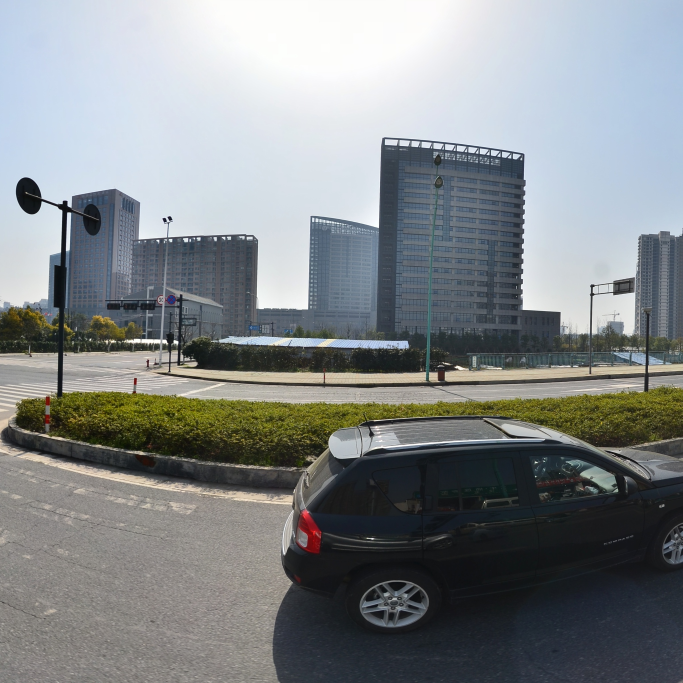
#> input picture test/1510.jpg, 2048 x 2048 px (shown at 1/3 size)
$ python build_tracking_collage.py --baseline-dir ../test --ours-dir ../test --output out.png
#> lines starting #> are read from the running program, lines starting #| are printed output that depends on the picture
#!/usr/bin/env python3
"""
Build a two-column collage for baseline vs warm-start frames.
"""

from __future__ import annotations

import argparse
from pathlib import Path
from typing import List, Tuple

from PIL import Image, ImageDraw, ImageFont


def _load_frame_list(baseline_dir: Path, ours_dir: Path, max_frames: int) -> List[str]:
#> called with max_frames = 8
    baseline_frames = sorted([p.name for p in baseline_dir.glob("*.jpg")])
    if not baseline_frames:
        baseline_frames = sorted([p.name for p in baseline_dir.glob("*.png")])
    if not baseline_frames:
        raise FileNotFoundError(f"No frames found in {baseline_dir}")

    frames = []
    for name in baseline_frames:
        if (ours_dir / name).exists():
            frames.append(name)
        if len(frames) >= max_frames:
            break
    if not frames:
        raise FileNotFoundError("No matching frames between baseline and ours.")
    return frames


def _resize_to_height(img: Image.Image, height: int) -> Image.Image:
    if img.height == height:
        return img
    new_width = int(img.width * (height / img.height))
    return img.resize((new_width, height), Image.BILINEAR)


def _draw_titles(
    canvas: Image.Image,
    titles: Tuple[str, str],
    font: ImageFont.ImageFont,
    padding: int,
    left_x: int,
    right_x: int,
) -> int:
    draw = ImageDraw.Draw(canvas)
    title_height = 0
    for title in titles:
        if not title:
            continue
        bbox = draw.textbbox((0, 0), title, font=font)
        title_height = max(title_height, bbox[3] - bbox[1])
    if title_height == 0:
        return 0
    draw.text((left_x + padding, padding), titles[0], fill=(255, 255, 255), font=font)
    draw.text((right_x + padding, padding), titles[1], fill=(255, 255, 255), font=font)
    return title_height + padding


def main() -> None:
    parser = argparse.ArgumentParser()
    parser.add_argument("--baseline-dir", required=True, help="Dir with baseline visualized frames.")
    parser.add_argument("--ours-dir", required=True, help="Dir with warm-start visualized frames.")
    parser.add_argument("--output", required=True, help="Output collage path.")
    parser.add_argument("--max-frames", type=int, default=8)
    parser.add_argument("--spacing", type=int, default=8)
    parser.add_argument("--title-left", default="Baseline")
    parser.add_argument("--title-right", default="Warm-start")
    parser.add_argument("--font-path", default=None)
    parser.add_argument("--font-size", type=int, default=20)
    args = parser.parse_args()

    baseline_dir = Path(args.baseline_dir)
    ours_dir = Path(args.ours_dir)
    output_path = Path(args.output)
    output_path.parent.mkdir(parents=True, exist_ok=True)

    frames = _load_frame_list(baseline_dir, ours_dir, args.max_frames)

    baseline_imgs: List[Image.Image] = []
    ours_imgs: List[Image.Image] = []
    for name in frames:
        baseline_imgs.append(Image.open(baseline_dir / name).convert("RGB"))
        ours_imgs.append(Image.open(ours_dir / name).convert("RGB"))

    # Normalize heights per row for alignment
    row_heights = []
    resized_rows = []
    for base, ours in zip(baseline_imgs, ours_imgs):
        row_height = max(base.height, ours.height)
        base_resized = _resize_to_height(base, row_height)
        ours_resized = _resize_to_height(ours, row_height)
        row_heights.append(row_height)
        resized_rows.append((base_resized, ours_resized))
#> this loop made 1 pass
#> row_height on pass 1: 2048
#> after the loop, resized_rows = 1 item; row_heights = [2048]

    col1_width = max(img.width for img, _ in resized_rows)
#> col1_width = 2048
    col2_width = max(img.width for _, img in resized_rows)
#> col2_width = 2048
    spacing = args.spacing

    # Title space
    if args.font_path and Path(args.font_path).exists():
        font = ImageFont.truetype(args.font_path, args.font_size)
    else:
        font = ImageFont.load_default()
    title_padding = spacing
    title_height = 0
    if args.title_left or args.title_right:
        title_height = args.font_size + title_padding

    total_height = sum(row_heights) + spacing * (len(row_heights) - 1) + title_height
#> total_height = 2076
    total_width = col1_width + col2_width + spacing
#> total_width = 4104
    canvas = Image.new("RGB", (total_width, total_height), (10, 10, 10))
#> canvas: PIL image 4104x2076 RGB; every value is 10

    y = 0
    if title_height > 0:
        _draw_titles(
            canvas,
            (args.title_left, args.title_right),
            font,
            title_padding // 2,
            0,
            col1_width + spacing,
        )
#> the loop in _draw_titles, `for title in titles:` made 2 passes
#> (bbox, title_height) on passes 1 to 2: ((0, 2, 40, 10), 8), ((0, 2, 50, 10), 8)
        y += title_height

    for (base, ours), row_h in zip(resized_rows, row_heights):
        x1 = 0
        x2 = col1_width + spacing
        canvas.paste(base, (x1, y))
        canvas.paste(ours, (x2, y))
        y += row_h + spacing
#> this loop made 1 pass
#> (row_h, x1, x2, y) on pass 1: (2048, 0, 2056, 2084)
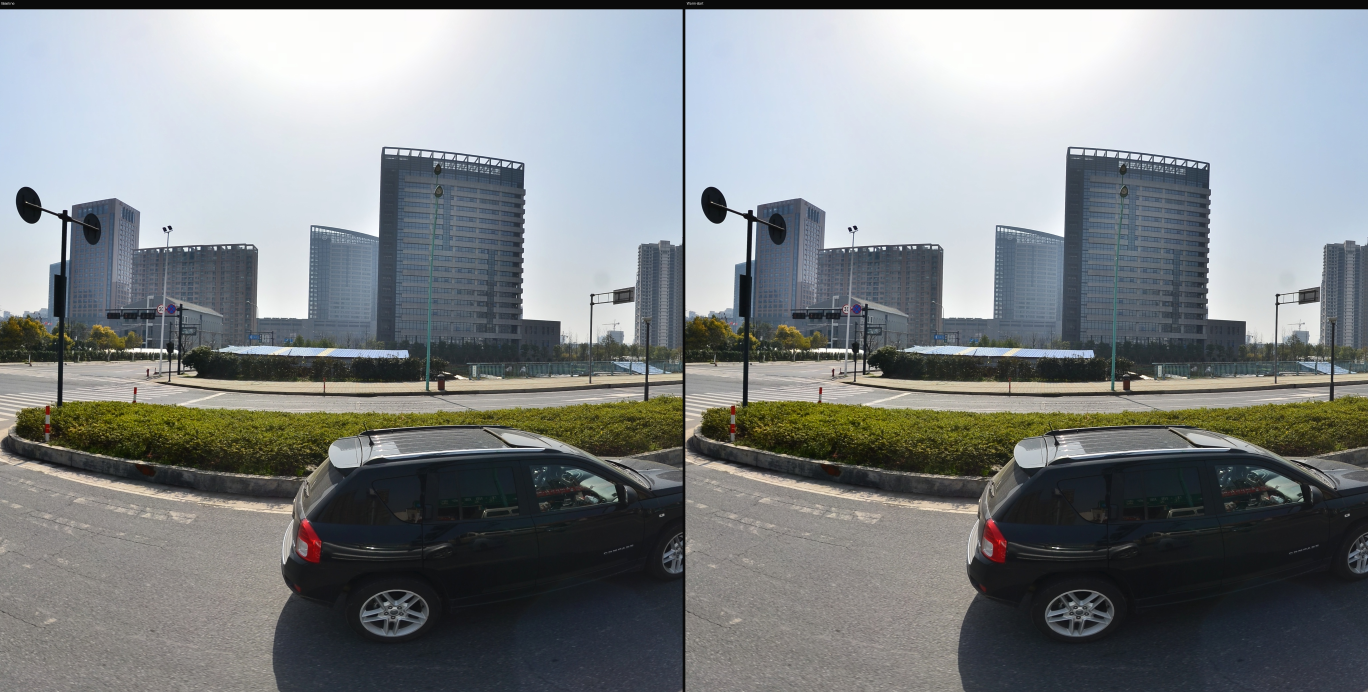
#> canvas: PIL image 4104x2076 RGB (shown at 1/3 size); mean R, G, B 129.1, 133.4, 135.2
#> after the loop, y = 2084

    canvas.save(output_path)
    print(f"[OK] collage saved to {output_path}")


if __name__ == "__main__":
    main()
